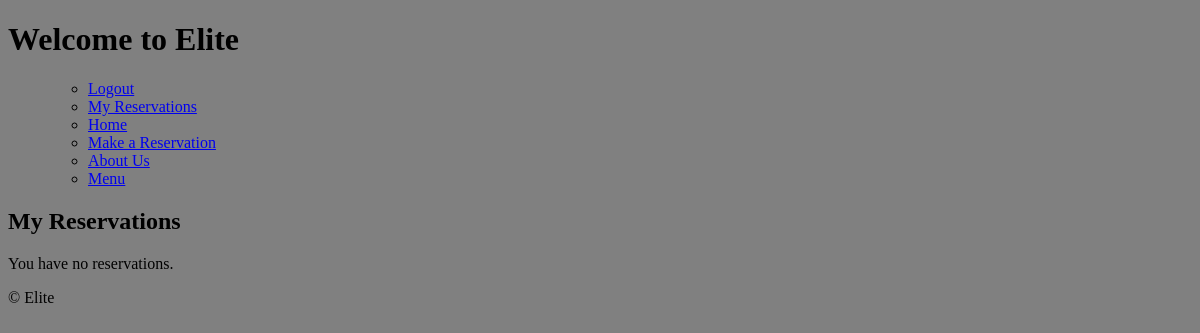
Before: /reservations/my-reservations/ (signed in) with the older database file.
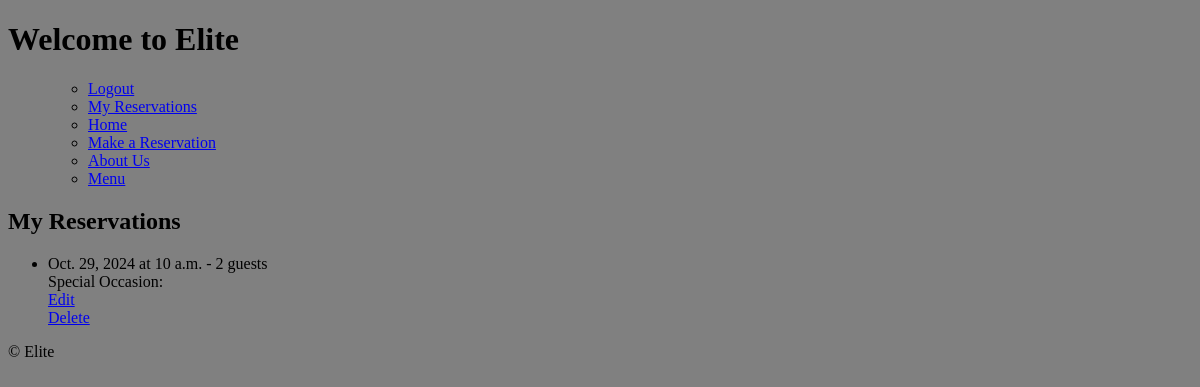
After: the same page with the newer database file.
### reservations/models.py (models this page shows, shortened)
class Reservation(models.Model):
    user = models.ForeignKey(User, on_delete=models.CASCADE)  # Link to User model
    name = models.CharField(max_length=100)
    email = models.EmailField()
    phone_number = models.CharField(max_length=15)
    number_of_guests = models.IntegerField()
    date = models.DateField()
    time = models.TimeField()
    special_occasion = models.CharField(max_length=200, blank = True)

### reservations/views.py (the view)
# urls.py: path('my-reservations/', views.my_reservations, name='my_reservations'), # Path for viewing user's reservations
@login_required  # Users must be logged in to access this view
def my_reservations(request):
    now = timezone.now() # Get the current date and time
    user_reservations = Reservation.objects.filter(user = request.user, date__gte=now.date()).order_by('date', 'time')
    return render(request, 'reservations/my_reservations.html', {'reservations': user_reservations})

### templates/reservations/my_reservations.html
{% extends "base.html" %}
{% block content %}
<h2>My Reservations</h2>
{% if reservations %}
    <ul>
        {% for reservation in reservations %}
            <li>
                {{ reservation.date }} at {{ reservation.time }} - {{ reservation.number_of_guests }} guests
                <br>
                Special Occasion: {{ reservation.special_occasion }}
                <br>
                <a href="{% url 'edit_reservation' reservation.id %}">Edit</a>
                <br>
                <a href="{% url 'delete_reservation' reservation.id %}">Delete</a>
            </li>
        {% endfor %}
    </ul>
{% else %}
    <p>You have no reservations.</p>
{% endif %}
{% endblock %}

Changed rows visible on the page:
now on this page (row edited): Reservation: date "Oct. 29, 2024", time "10 a.m.", number_of_guests "2"
Other visible differences:
text no longer shown: "You have no reservations."
